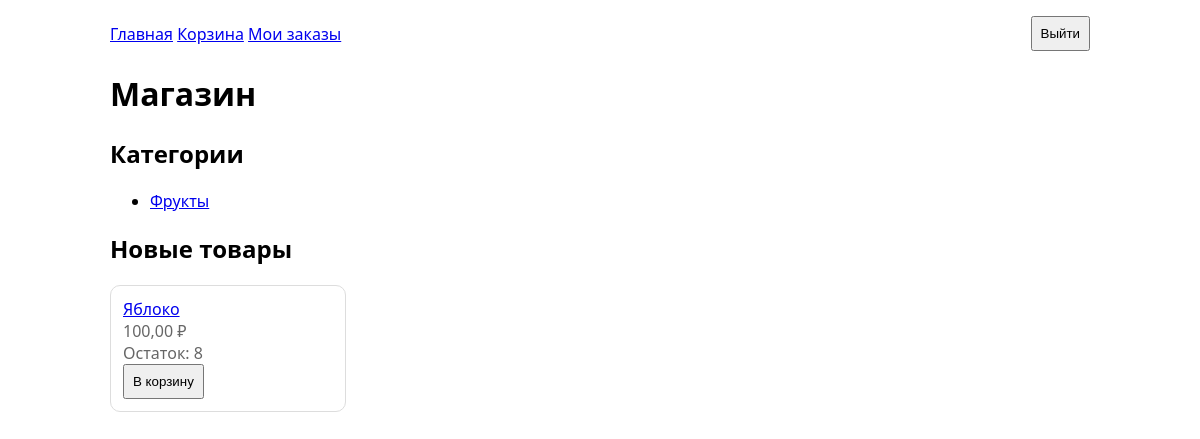
Screenshot of / (signed in) with the database file from the repository.
### shop/models.py (models this page shows, shortened)
class Category(models.Model):
    name = models.CharField(max_length=100, unique=True)
    slug = models.SlugField(unique=True)
    created_at = models.DateTimeField(auto_now_add=True)
    class Meta:
        verbose_name_plural = 'Categories'
        ordering = ['name']

class Product(models.Model):
    category = models.ForeignKey(Category, on_delete=models.CASCADE, related_name='products')
    name = models.CharField(max_length=200)
    slug = models.SlugField(unique=True)
    price = models.DecimalField(max_digits=10, decimal_places=2)
    description = models.TextField(blank=True)
    image = models.URLField(blank=True)
    stock = models.IntegerField(default=0)
    is_active = models.BooleanField(default=True)
    created_at = models.DateTimeField(auto_now_add=True)
    class Meta:
        ordering = ['-created_at']
        indexes = [
            models.Index(fields=['slug']),
            models.Index(fields=['category']),
        ]

### shop/views.py (the view)
# urls.py: path('', views.index, name='home'),
def index(request):
    categories = Category.objects.all()
    products = Product.objects.filter(is_active=True)[:6]
    context = {
        'categories': categories,
        'products': products,
        'title': 'Главная'
    }
    return render(request, 'shop/index.html', context)

### templates/shop/index.html (shortened to what this page needs)
{% extends "shop/base.html" %}
{% block content %}
<h1>Магазин</h1>
<h2>Категории</h2>
<ul>
  {% for c in categories %}
    <li><a href="{% url 'shop:category' c.slug %}">{{ c.name }}</a></li>
  {% empty %}
    <li class="muted">Категорий нет</li>
  {% endfor %}
</ul>
<h2>Новые товары</h2>
<div class="grid">
  {% for p in products %}
    <div class="card">
      <div><a href="{% url 'shop:product' p.slug %}">{{ p.name }}</a></div>
      <div class="muted">{{ p.price }} ₽</div>
      <div class="muted">Остаток: {{ p.stock }}</div>
      <form action="{% url 'shop:add_to_cart' p.id %}" method="post">
        <button type="submit" {% if p.stock <= 0 %}disabled{% endif %}>В корзину</button>
      </form>
    </div>
  {% empty %}
    <p class="muted">Товаров нет</p>
  {% endfor %}
</div>
{% endblock %}

### templates/shop/base.html (style rules this page uses)
body { font-family: system-ui, Arial; max-width: 980px; margin: 0 auto; padding: 16px; }
.grid { display: grid; grid-template-columns: repeat(auto-fill, minmax(220px, 1fr)); gap: 12px; }
.card { border: 1px solid #ddd; border-radius: 10px; padding: 12px; }
.muted { color: #666; }
input, select, button, textarea { padding: 8px; }

### rows the page displays
Category: name "Фрукты"
Product: name "Яблоко", price "100,00", stock "8"
